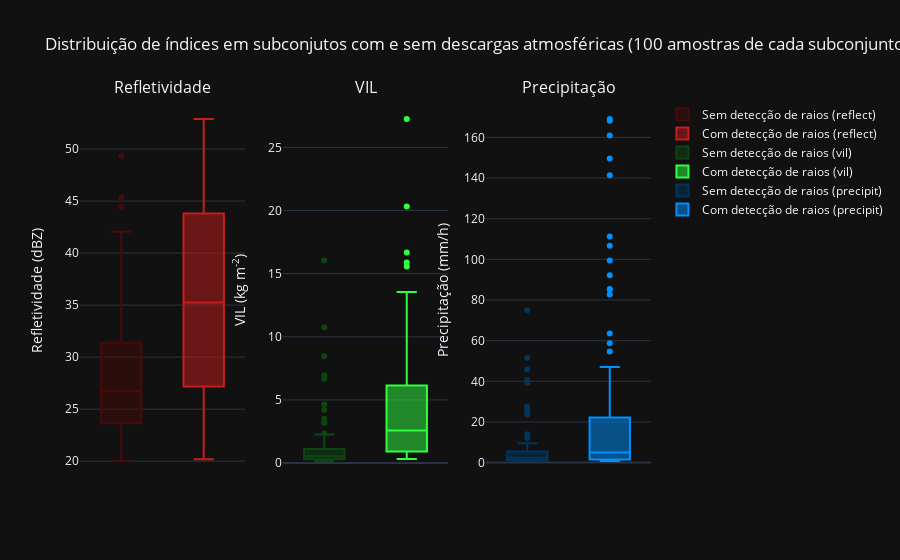

Notebook code cell kept with this figure:
### Code cell
rows, cols, idx = 1, 3, 0
records = 100
indexes = ['reflect', 'vil', 'precipit']
yaxes = [
    "Refletividade (dBZ)",
    "VIL (kg m<sup>-2</sup>)",
    "Precipitação (mm/h)"
]
colors = [
    ('#480B0B', '#C61D1D'),
    ('#0E4612', '#30FF41'),
    ('#00355D', '#0090FF')
#     ('#A23B72', '#F18F01'),
#     ('#705C64', '#4191B2'),
#     ('#C6DEE8', '#DC1F2A')
]
fig = make_subplots(rows=rows, cols=cols, 
                    subplot_titles=('Refletividade', 'VIL', 'Precipitação'))

for i in range(rows):
    for j in range(cols):
        fig.add_trace(
            go.Box(y=no.sample(records)[indexes[idx]], #boxpoints='all',
            name='Sem detecção de raios (%s)'%(indexes[idx]),
            marker_color=colors[idx][0], boxmean=False),
            row=i+1, col=j+1
        )
        fig.add_trace(
            go.Box(y=yes.sample(records)[indexes[idx]], #boxpoints='all',
            name='Com detecção de raios (%s)'%(indexes[idx]),
            marker_color=colors[idx][1]),
            row=i+1, col=j+1
        )
        fig.update_yaxes(title_text=yaxes[idx], row=i+1, col=j+1)
        fig.update_xaxes(showticklabels=False, row=i+1, col=j+1)
        idx+=1

fig.update_layout(
    template='plotly_dark',
    title='Distribuição de índices em subconjutos com e sem descargas \
atmosféricas (%d amostras de cada subconjunto)'%records
)

iplot(fig)
